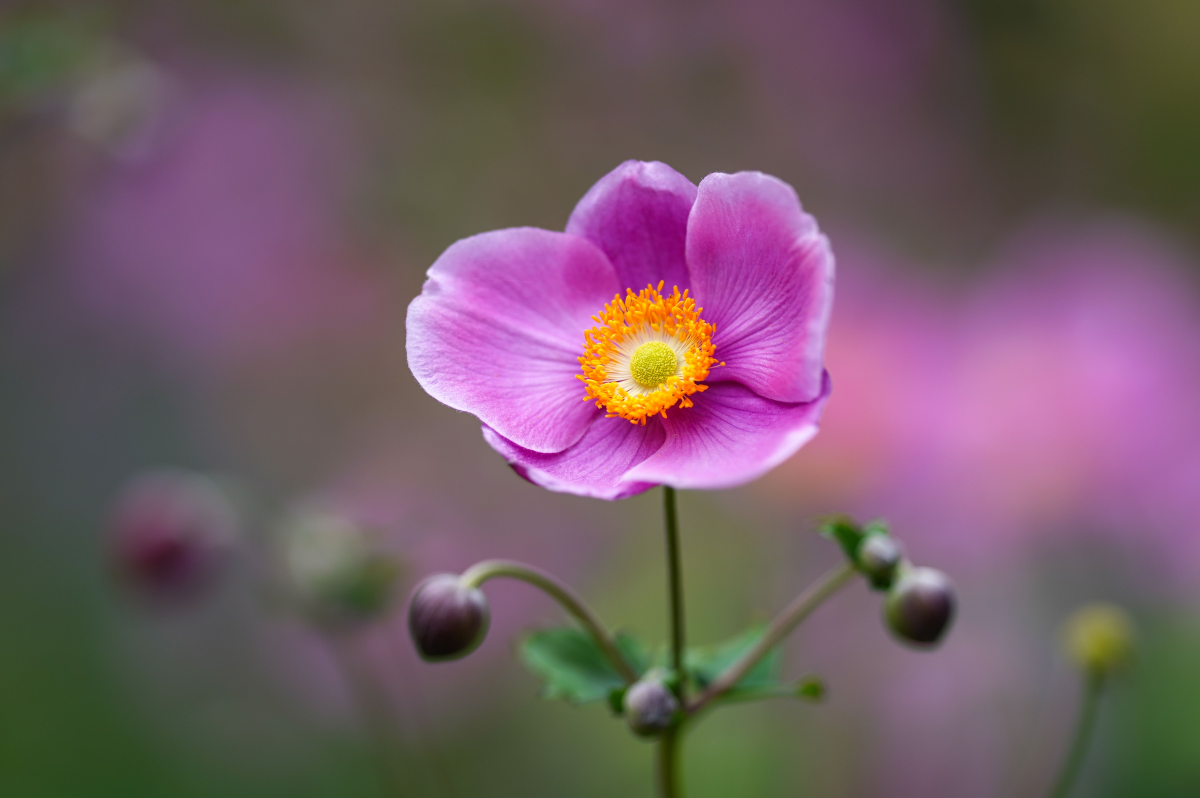
#> input picture crop_resize/images/flower.jpg, 6000 x 3989 px (shown at 1/5 size)
$ python resizeCropping.py
#> lines starting #> are read from the running program, lines starting #| are printed output that depends on the picture
import cv2

img = cv2.imread('images/flower.jpg')
#> img is the input picture: shape (3989, 6000, 3); mean B, G, R 100.7, 91.2, 114.2
width, height = 400, 400
imgRs = cv2.resize(img, (width, height))
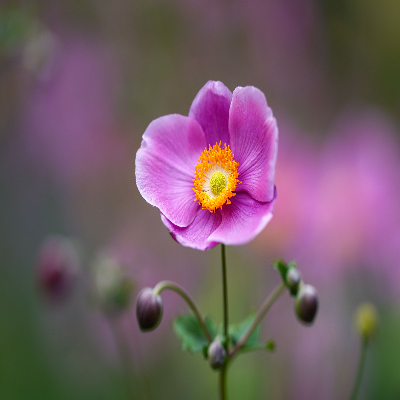
#> imgRs: shape (400, 400, 3); mean B, G, R 100.7, 91.2, 114.1
print(imgRs)
#> (printed output is left out)

cropped = imgRs[0:200, 100:400]
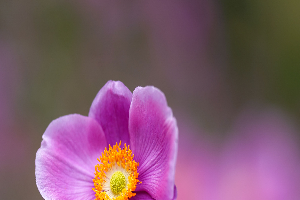
#> cropped: shape (200, 300, 3); mean B, G, R 107.3, 88.6, 126.5

cv2.imshow("image1", img)
cv2.imshow("image2", imgRs)
cv2.imshow("cropped", cropped)
cv2.waitKey(0)
